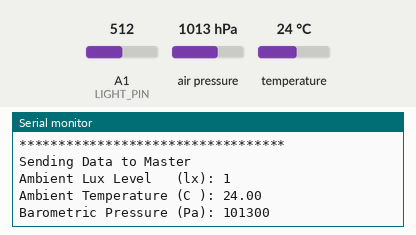
Bench run of a sketch on a simulated Arduino Uno, built for the host (arithmetic inside an expression is 32-bit, double 64-bit). Shown: the last lines printed to the serial monitor. Inputs (shaded band) come from the test bench; at power-on: air pressure 1013 hPa, A1 (LIGHT_PIN) = 512, temperature 24 °C.

Above: at 1.2 s.
1.3 s: air pressure set to 952 hPa
At 2.0 s:
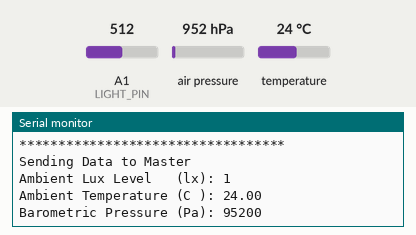
2.8 s: A1 (LIGHT_PIN) set to 716
At 3.3 s:
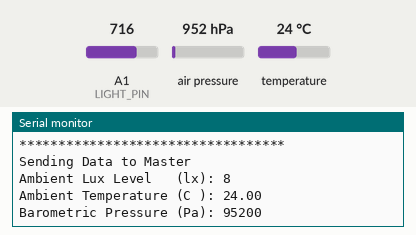
4.3 s: temperature set to 12 °C
At 4.8 s:
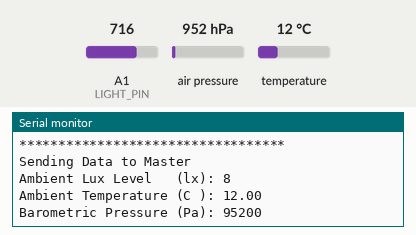
5.8 s: A1 (LIGHT_PIN) set to 900
At 6.7 s:
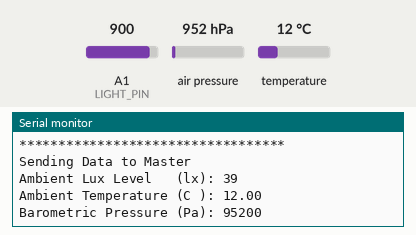
7.3 s: air pressure set to 975 hPa
At 8.3 s:
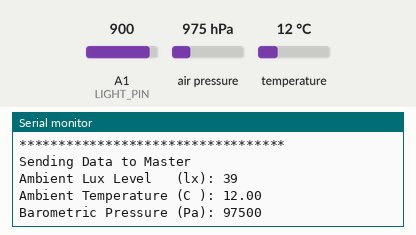
Timing chart, 0 to 9.8 s (numbered marks = the images above; inputs shaded):
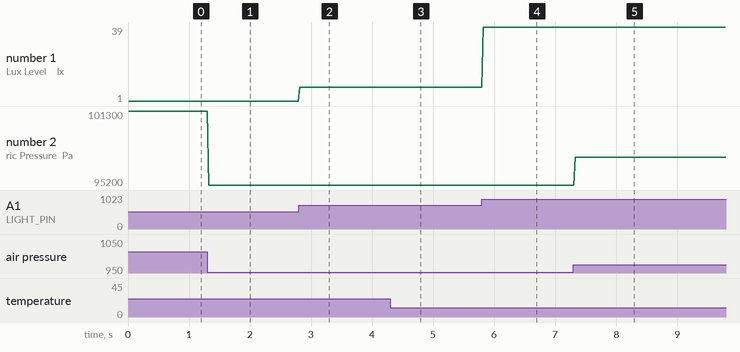

The sketch:

SensorNode.ino
```cpp
// ********** INCLUDES **********
#include <SPI.h>
#include <EEPROM.h>
#include <Wire.h>
#include "RF24.h"
#include "RF24Network.h"
#include "RF24Mesh.h"
#include "Adafruit_BMP085.h"
#include <printf.h>
#include <avr/sleep.h>
#include <avr/power.h>

/**** Configure the Radio ****/
RF24 radio(7, 8);
RF24Network network(radio);
RF24Mesh mesh(radio, network);

/**** #Defines ****/
#define time_Thresh Timer(C_Thresh.time_thresh, 10)//D_Struct.timeStamp)

/**** GLOBALS ****/
#define nodeID 1 // Set this to a different number for each node in the mesh network
#define MOISTURE_PIN A0
#define LIGHT_PIN A1
#define BATTERY A2
#define LIQUID_SENSE 10000
#define INTERRUPT_MASK 0b01000000
#define VOLTAGE_DIVIDER 10

#define MINS_15 900000

// D_Struct stores the relevant sensor data
typedef struct {
  int32_t pressure;
  float temp_C;
//  double windSpeed;
//  double windDirection;
  int16_t lightLevel;
//  double precipAmount;
} D_Struct;

// Timers
static uint32_t sleepTimer = 0;
static uint32_t messageTimer = 0;
static uint32_t witchTimer = 60000;
static uint32_t batteryTimer = 0;

// Timer Support
static uint8_t timerFlag = 0;
static uint8_t message_Flag = 0;

// Sensor Vars
static Adafruit_BMP085 bmp;
static uint8_t bmpFlag = 0;

// RF24 Vars
static uint8_t sleepFlag = 0;

// Use these vars to store the header data
static uint8_t M_Dat = 0;

// C and D type structs
static D_Struct Data_Struct;

/**** Function Prototypes ****/
void D_Struct_Serial_print(D_Struct);
float pullMoistureSensor(void);
float getMoistureReading(void);
int16_t pullLightSensor(void);
float getLightReading(void);
uint8_t pullBatteryLevel(void);
int Timer(uint32_t, uint32_t);


void setup() {
  Serial.begin(115200);
  printf_begin();

  // Set the IO
  pinMode(MOISTURE_PIN, INPUT);
  pinMode(LIGHT_PIN, INPUT);
  pinMode(BATTERY, INPUT);

  // Begin the Barometric Pressure Sensor
  // Pin out: Vin->5V, SCL->A5, SDA->A4
  //BMP not working on sensor nodes
  if (bmp.begin()) {
    bmpFlag = 1;
  } else {
    Serial.println(F("BMP Failed to init"));
  }

  // Set this node as the master node
  mesh.setNodeID(nodeID);

  // Connect to the mesh
  Serial.println(F("Connecting to the mesh..."));
  mesh.begin();

  // Print out the mesh addr
  Serial.print(F("Mesh Network ID: "));
  Serial.println(mesh.getNodeID());
  Serial.print(F("Mesh Address: ")); Serial.println(mesh.getAddress(nodeID));
  radio.setPALevel(RF24_PA_MAX);

  //  radio.printDetails();
  Serial.println(F("**********************************\r\n"));

  // Setting the watchdog timer
  set_sleep_mode(SLEEP_MODE_IDLE);
  network.setup_watchdog(9);
  sleepFlag = 1;
}

void loop() {

  // Keep the network updated
  mesh.update();


  /**** Battery Level Check ****/
/*
  if (Timer(MINS_15, batteryTimer)) {
    batteryTimer = millis();
    uint8_t batteryVoltage = pullBatteryLevel();
    if (batteryVoltage <= 35) {
      batteryVoltage = pullBatteryLevel();
      if (batteryVoltage <= 35) {
        printf("Battery Level Low: %d\n\n------- Reset Device To Continue -------",\
          batteryVoltage);
        set_sleep_mode(SLEEP_MODE_PWR_DOWN);
        while (1) {
          sleep_enable();
          sleep_cpu();
        }
      }
    }
  }

*/


  /**** Read Sensors ****/

  if (sleepFlag) {
    sleepFlag = 0; // Ensures that we only read and send a message once after waking up

    // Read all sensors
    Data_Struct.lightLevel = pullLightSensor();
    if (bmpFlag) {
      Data_Struct.temp_C = bmp.readTemperature();
      Data_Struct.pressure = bmp.readPressure();
    }
    //Data_Struct.windSpeed = 0;
    //Data_Struct.windDirection = 0;
    //Data_Struct.precipAmount = 0;


    /**** Data Transmission ****/

    if (mesh.checkConnection()) {
      // Send the D_Struct to Master
      // Sends the data up through the mesh to the master node to be evaluated
      if (!mesh.write(&Data_Struct, 'D', sizeof(Data_Struct), 0)) {
        Serial.println(F("Send failed; checking network connection."));
        // Check if still connected
        if (!mesh.checkConnection()) {
          // Reconnect to the network if disconnected and no send
          Serial.println(F("Re-initializing the Network Address..."));
          mesh.renewAddress();
          Serial.print(F("New Network Addr: ")); Serial.println(mesh.getAddress(nodeID));
        } else {
          Serial.println(F("Network connection good."));
          Serial.println(F("**********************************\r\n"));
          sleepFlag = 1;
        }
      } else {
        Serial.println(F("**********************************"));
        Serial.println(F("Sending Data to Master")); D_Struct_Serial_print(Data_Struct);
        // Set the flag to check for a failed message response
        message_Flag = 1; messageTimer = millis();
        delay(10);
      }
    } else {
      // Reconnect to the mesh if disconnected
      Serial.println(F("Re-initializing the Network Address..."));
      mesh.renewAddress();
      Serial.print(F("New Network Addr: ")); Serial.println(mesh.getAddress(nodeID));
    }

    /**** Now go to sleep for 15 minutes ****/
    uint8_t sleeping = 0;
    while (sleeping < 15) {
      network.sleepNode(8, 255); // Node goes to sleep here
      sleepFlag = 1; // Tell the node it's time to read sensors and send a message
      sleeping++;
    }
    sleeping = 0;
  }

} // Loop


/**** Helper Functions ****/

void D_Struct_Serial_print(D_Struct sct) {
  Serial.print(F("Ambient Lux Level   (lx): ")); Serial.println(sct.lightLevel);
  Serial.print(F("Ambient Temperature (C ): ")); Serial.println(sct.temp_C);
  Serial.print(F("Barometric Pressure (Pa): ")); Serial.println(sct.pressure);
  return;
}


/* @name: getLightReading
   @param: none
   @return: value of the mapped sensor value
*/
float getLightReading(void) {
  float b = -0.94;
  float c = 38.9;
  float a = 0.014;
  // First map the voltage reading
  float lightV = map(analogRead(LIGHT_PIN), 0, 1023, 0, 500);
  float mr_Lumen = lightV - b * c * 100;
  mr_Lumen /= c * 100;
  mr_Lumen = pow(mr_Lumen, 1 / a);
  // Returns the mapped analog value
  return (mr_Lumen);
}


/* @name: pullLightSensor
   @param: none
   @return: averaged value of the mapped sensor value
*/
int16_t pullLightSensor(void) {
  float read1 = getLightReading();
  delayMicroseconds(10);
  float read2 = getLightReading();
  delayMicroseconds(10);
  float read3 = getLightReading();
  delayMicroseconds(10);
  float read4 = getLightReading();
  delayMicroseconds(10);
  float read5 = getLightReading();
  return ((read1 + read2 + read3 + read4 + read5) / 5);
}

/* @name: getBatteryReading
   @param: none
   @return: mapped battery voltage in dV
*/
uint8_t getBatteryReading(void) {
  float rawVoltageDivider1 = ((float)analogRead(BATTERY) * 50.5) / 1023.0;
  delayMicroseconds(10);
  float rawVoltageDivider2 = ((float)analogRead(BATTERY) * 50.5) / 1023.0;
  delayMicroseconds(10);
  float rawVoltageDivider3 = ((float)analogRead(BATTERY) * 50.5) / 1023.0;
  delayMicroseconds(10);
  float rawVoltageDivider4 = ((float)analogRead(BATTERY) * 50.5) / 1023.0;
  delayMicroseconds(10);
  float rawVoltageDivider5 = ((float)analogRead(BATTERY) * 50.5) / 1023.0;
  delayMicroseconds(10);
  float rawVoltageDivider6 = ((float)analogRead(BATTERY) * 50.5) / 1023.0;
  delayMicroseconds(10);
  float rawVoltageDivider7 = ((float)analogRead(BATTERY) * 50.5) / 1023.0;
  delayMicroseconds(10);
  float rawVoltageDivider8 = ((float)analogRead(BATTERY) * 50.5) / 1023.0;
  delayMicroseconds(10);
  float rawVoltageDivider9 = ((float)analogRead(BATTERY) * 50.5) / 1023.0;
  delayMicroseconds(10);
  float rawVoltageDivider10 = ((float)analogRead(BATTERY) * 50.5) / 1023.0;
  delayMicroseconds(10);
  float rawVoltageDivider11 = ((float)analogRead(BATTERY) * 50.5) / 1023.0;
  float battAvg = rawVoltageDivider2 + rawVoltageDivider3 + rawVoltageDivider4 +\
    rawVoltageDivider5 + rawVoltageDivider6;
  battAvg =  battAvg + rawVoltageDivider7 + rawVoltageDivider8 + rawVoltageDivider9 +\
    rawVoltageDivider10 + rawVoltageDivider11;
  uint8_t bat_soup = (uint8_t)battAvg;
  return bat_soup;
}


/* @name: getBatteryReading
   @param: none
   @return: mapped battery voltage in dV
*/
uint8_t pullBatteryLevel(void) {
  uint8_t mr_avg = getBatteryReading() + getBatteryReading() + getBatteryReading() +\
    getBatteryReading() + getBatteryReading();
  return (mr_avg / 5);
}


/* @name: Timer
   @param: delayThresh - timer duration
   @param: prevDelay - time in millis() when the timer started
   @return: digital high/low depending if timer elapsed or not
   This is a non-blocking timer that handles uint32_t overflow,
   it works off the internal function millis() as reference
*/
int Timer(uint32_t delayThresh, uint32_t prevDelay) {
  // Checks if the current time is at or beyond the set timer
  if ((millis() - prevDelay) >= delayThresh) {
    return 1;
  } else if (millis() < prevDelay) {
    //Checks and responds to overflow of the millis() timer
    if (((4294967296 - prevDelay) + millis()) >= delayThresh) {
      return 1;
    }
  }
  return 0;
}
```

Measured:
- after the input at 1.3 s, the serial monitor: prints a new line at once (image 1)
- after the input at 2.8 s, the serial monitor: prints a new line at once (image 2)
- after the input at 4.3 s, the serial monitor: prints a new line at once (image 3)
- after the input at 5.8 s, the serial monitor: prints a new line at once (image 4)
- after the input at 7.3 s, the serial monitor: prints a new line at once (image 5)
- plotted number 1: 1 → 8 after the input at 2.8 s, 8 → 39 after the input at 5.8 s
- plotted number 2: 101300 → 95200 after the input at 1.3 s, 95200 → 97500 after the input at 7.3 s
